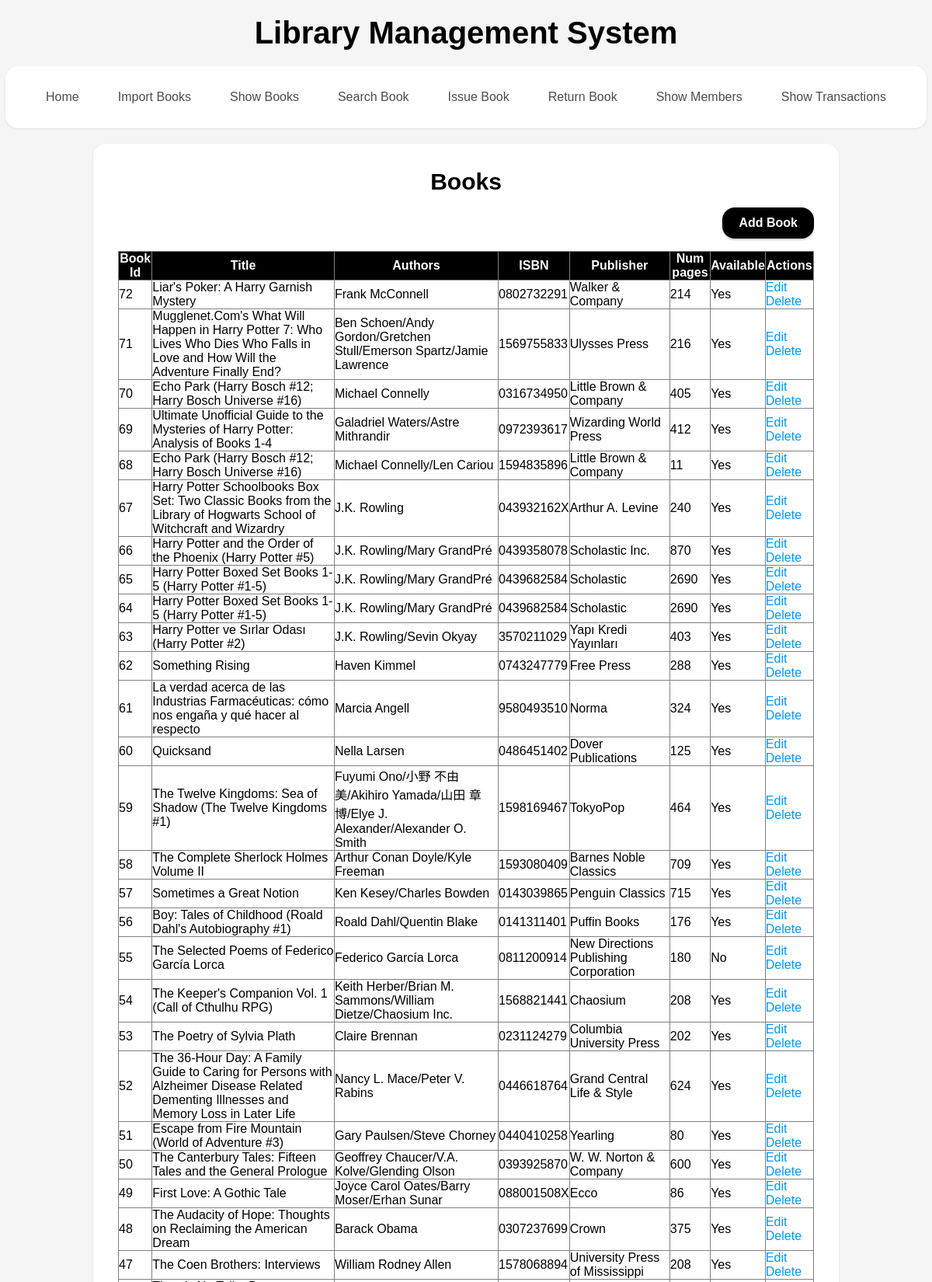
The page /all-books/ (upper part) on the database its author committed.
### library_management/models.py (models this page shows, shortened)
class Book(models.Model):
    title = models.CharField(max_length=255)
    authors = models.CharField(max_length=255)
    isbn = models.CharField(max_length=13)
    publisher = models.CharField(max_length=255)
    num_pages = models.IntegerField()
    created_at = models.DateTimeField(auto_now_add=True)
    available = models.BooleanField(default=True)

### library_management/views.py (the view)
# urls.py: path('all-books/', v.all_books, name='all-books'),
def all_books(request):
    books = Book.objects.order_by('created_at').reverse()
    return render(request, "all-books.html", {'books': books})

### templates/all-books.html (shortened to what this page needs)
{% load static %}
<!DOCTYPE html>
<html>
<head>
    <link rel="stylesheet" href="/static/css/style.css">
</head>
<body>
    <div id="container">
        {% include "navbar.html" %}
        <section id="content">
            <div><p id="heading">Books</p></div>
            <a href="{% url 'add-book' %}"><button class="btn">Add Book</button></a>
            <table>
                <thead>
                    <tr>
                        <th>Book Id</th>
                        <th>Title</th>
                        <th>Authors</th>
                        <th>ISBN</th>
                        <th>Publisher</th>
                        <th>Num pages</th>
                        <th>Available</th>
                        <th>Actions</th>
                    </tr>
                </thead>
                <tbody>
                    {% for book in books %}
                        <tr>
                            <td>{{ book.id }}</td>
                            <td>{{ book.title }}</td>
                            <td>{{ book.authors }}</td>
                            <td>{{ book.isbn }}</td>
                            <td>{{ book.publisher }}</td>
                            <td>{{ book.num_pages }}</td>
                            {% if book.available %}
                                <td>Yes</td>
                            {% else %}
                                <td>No</td>
                            {% endif %}
                            <td>
                                <a href="{% url 'edit-book' book.id %}">Edit</a>
                                <a href="{% url 'delete-book' book.id %}">Delete</a>
                            </td>
                        </tr>
                    {% endfor %}
                </tbody>
            </table>
        </section>
    </div>
</body>
</html>

### static/CSS/style.css (style rules this page uses)
* { margin: 0; padding: 0; box-sizing: border-box; font-family: 'Be Vietnam Pro', sans-serif; }
#container { font-size: 16px; display: flex; flex-direction: column; align-items: center; background-color: whitesmoke; min-height: 100vh; width: 100%; padding-bottom: 50px; }
.btn { font-weight: bold; color:white; background-color: black; border: 1px solid transparent; border-radius: 1rem; box-shadow: 0 2px 2px 0 rgba(0, 0, 0, 0.2); min-height: 40px; min-width: 110px; padding: 10px 20px; font-size: 16px; }
#content { width: 80%; display: flex; flex-direction: column; align-items: center; background-color: white; border-radius: 1rem; box-shadow: 0 1px 3px 0 rgba(0, 0, 0, 0.1); padding: 2em 2em; margin-top: 20px; gap: 1rem; }
#heading { color: black; font-weight: bold; font-size: 30px; }
#content>table { width: 100%; }
#content>table,tbody,tr, td { border: 1.5px solid grey; border-collapse: collapse; }
#content>table>thead>tr>th { background: black; border-collapse: collapse; border: 1.5px solid grey; color: white; }
#content>table>thead>tr { background: black; position: sticky; top: 80px; }
#content>table>tbody>tr>td>a:link { color: #0099ff; text-decoration: none; }
#content>a { align-self: end; }

### rows shown on the page
Book: id "72", title "Liar's Poker: A Harry Garnish Mystery", authors "Frank McConnell", isbn "0802732291", publisher "Walker & Company", num_pages "214", available "Yes"
Book: id "71", title "Mugglenet.Com's What Will Happen in Harry Potter 7: Who Lives Who Dies Who Falls in Love and How Will the Adventure Finally End?", authors "Ben Schoen/Andy Gordon/Gretchen Stull/Emerson Spartz/Jamie Lawrence", isbn "1569755833", publisher "Ulysses Press", num_pages "216", available "Yes"
Book: id "70", title "Echo Park (Harry Bosch #12; Harry Bosch Universe #16)", authors "Michael Connelly", isbn "0316734950", publisher "Little Brown & Company", num_pages "405", available "Yes"
Book: id "69", title "Ultimate Unofficial Guide to the Mysteries of Harry Potter: Analysis of Books 1-4", authors "Galadriel Waters/Astre Mithrandir", isbn "0972393617", publisher "Wizarding World Press", num_pages "412", available "Yes"
Book: id "68", title "Echo Park (Harry Bosch #12; Harry Bosch Universe #16)", authors "Michael Connelly/Len Cariou", isbn "1594835896", publisher "Little Brown & Company", num_pages "11", available "Yes"
Book: id "67", title "Harry Potter Schoolbooks Box Set: Two Classic Books from the Library of Hogwarts School of Witchcraft and Wizardry", authors "J.K. Rowling", isbn "043932162X", publisher "Arthur A. Levine", num_pages "240", available "Yes"
Book: id "66", title "Harry Potter and the Order of the Phoenix (Harry Potter #5)", authors "J.K. Rowling/Mary GrandPré", isbn "0439358078", publisher "Scholastic Inc.", num_pages "870", available "Yes"
Book: id "65", title "Harry Potter Boxed Set Books 1-5 (Harry Potter #1-5)", authors "J.K. Rowling/Mary GrandPré", isbn "0439682584", publisher "Scholastic", num_pages "2690", available "Yes"
Book: id "64", title "Harry Potter Boxed Set Books 1-5 (Harry Potter #1-5)", authors "J.K. Rowling/Mary GrandPré", isbn "0439682584", publisher "Scholastic", num_pages "2690", available "Yes"
Book: id "63", title "Harry Potter ve Sırlar Odası (Harry Potter #2)", authors "J.K. Rowling/Sevin Okyay", isbn "3570211029", publisher "Yapı Kredi Yayınları", num_pages "403", available "Yes"
Book: id "62", title "Something Rising", authors "Haven Kimmel", isbn "0743247779", publisher "Free Press", num_pages "288", available "Yes"
Book: id "61", title "La verdad acerca de las Industrias Farmacéuticas: cómo nos engaña y qué hacer al respecto", authors "Marcia Angell", isbn "9580493510", publisher "Norma", num_pages "324", available "Yes"
Book: id "60", title "Quicksand", authors "Nella Larsen", isbn "0486451402", publisher "Dover Publications", num_pages "125", available "Yes"
Book: id "59", title "The Twelve Kingdoms: Sea of Shadow (The Twelve Kingdoms #1)", authors "Fuyumi Ono/小野 不由美/Akihiro Yamada/山田 章博/Elye J. Alexander/Alexander O. Smith", isbn "1598169467", publisher "TokyoPop", num_pages "464", available "Yes"
Book: id "58", title "The Complete Sherlock Holmes Volume II", authors "Arthur Conan Doyle/Kyle Freeman", isbn "1593080409", publisher "Barnes Noble Classics", num_pages "709", available "Yes"
Book: id "57", title "Sometimes a Great Notion", authors "Ken Kesey/Charles Bowden", isbn "0143039865", publisher "Penguin Classics", num_pages "715", available "Yes"
Book: id "56", title "Boy: Tales of Childhood (Roald Dahl's Autobiography #1)", authors "Roald Dahl/Quentin Blake", isbn "0141311401", publisher "Puffin Books", num_pages "176", available "Yes"
Book: id "55", title "The Selected Poems of Federico García Lorca", authors "Federico García Lorca", isbn "0811200914", publisher "New Directions Publishing Corporation", num_pages "180", available "No"
Book: id "54", title "The Keeper's Companion Vol. 1 (Call of Cthulhu RPG)", authors "Keith Herber/Brian M. Sammons/William Dietze/Chaosium Inc.", isbn "1568821441", publisher "Chaosium", num_pages "208", available "Yes"
Book: id "53", title "The Poetry of Sylvia Plath", authors "Claire Brennan", isbn "0231124279", publisher "Columbia University Press", num_pages "202", available "Yes"
Book: id "52", title "The 36-Hour Day: A Family Guide to Caring for Persons with Alzheimer Disease Related Dementing Illnesses and Memory Loss in Later Life", authors "Nancy L. Mace/Peter V. Rabins", isbn "0446618764", publisher "Grand Central Life & Style", num_pages "624", available "Yes"
Book: id "51", title "Escape from Fire Mountain (World of Adventure #3)", authors "Gary Paulsen/Steve Chorney", isbn "0440410258", publisher "Yearling", num_pages "80", available "Yes"
Book: id "50", title "The Canterbury Tales: Fifteen Tales and the General Prologue", authors "Geoffrey Chaucer/V.A. Kolve/Glending Olson", isbn "0393925870", publisher "W. W. Norton & Company", num_pages "600", available "Yes"
Book: id "49", title "First Love: A Gothic Tale", authors "Joyce Carol Oates/Barry Moser/Erhan Sunar", isbn "088001508X", publisher "Ecco", num_pages "86", available "Yes"
Book: id "48", title "The Audacity of Hope: Thoughts on Reclaiming the American Dream", authors "Barack Obama", isbn "0307237699", publisher "Crown", num_pages "375", available "Yes"
Book: id "47", title "The Coen Brothers: Interviews", authors "William Rodney Allen", isbn "1578068894", publisher "University Press of Mississippi", num_pages "208", available "Yes"
